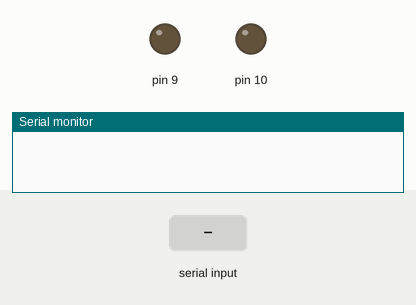
Simulated run of this sketch. Board: Arduino Uno, built with avr-gcc and run on an emulated ATmega328P. Shown: output pins drawn as LEDs (lit = HIGH), the last lines printed to the serial monitor. The inputs (shaded band) are chosen by the test bench.

Above: at 1.2 s.
1.3 s: "S" received over Serial
At 2.5 s:
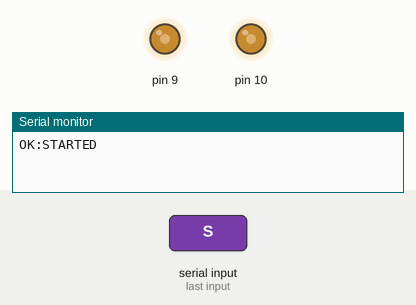
2.8 s: "X" received over Serial
At 3.8 s:
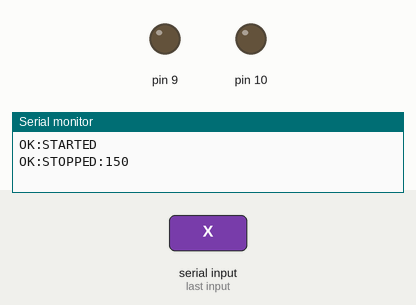
Timing chart, 0 to 5.8 s (numbered marks = the images above; inputs shaded):
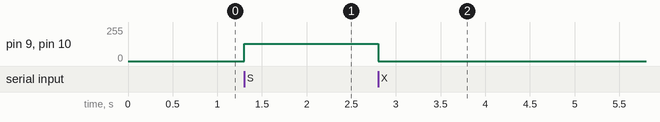

Measured:
- after the input at 1.3 s, pin 9, pin 10: 0/255 → 128/255 at once
- after the input at 2.8 s, pin 9, pin 10: 128/255 → 0/255 at once

The sketch:

spectrometer_laser_sync_optimized.ino
```cpp
/*
 * Dual-Channel Synchronized Trigger Generator - OPTIMIZED
 *
 * Hardware: Arduino Uno
 * Pin 9  (OC1A): Spectrometer trigger output
 * Pin 10 (OC1B): Laser driver trigger output
 *
 * Key Features:
 * - Fast PWM mode for predictable rising edges
 * - Offset measured between rising edges
 * - Both channels start LOW
 * - First pulse respects offset timing
 */

// Configuration
struct {
  uint32_t cycles;      // 0 = continuous
  uint16_t frequency;   // 1-1000 Hz
  uint8_t duty_spec;    // 0-100%
  uint8_t duty_laser;   // 0-100%
  int16_t offset_us;    // Signed offset in microseconds
} config = {0, 100, 50, 50, 0};  // Default values

// State
volatile bool running = false;
volatile uint32_t cycle_count = 0;

// Timer values (calculated from config)
uint16_t timer_top;
uint16_t spec_compare;
uint16_t laser_compare;

void setup() {
  Serial.begin(115200);
  pinMode(9, OUTPUT);
  pinMode(10, OUTPUT);
  digitalWrite(9, LOW);
  digitalWrite(10, LOW);

  // Pre-calculate timer values
  updateTimerValues();
}

void loop() {
  if (Serial.available() > 0) {
    char cmd = Serial.read();

    switch (cmd) {
      case 'S':  // Start
        start();
        Serial.println(F("OK:STARTED"));
        break;

      case 'X':  // Stop
        stop();
        Serial.print(F("OK:STOPPED:"));
        Serial.println(cycle_count);
        break;

      case 'Q':  // Query status
        printStatus();
        break;

      case 'P':  // Set all parameters
        if (readParameters()) {
          updateTimerValues();
          Serial.println(F("OK:PARAMS_SET"));
        }
        break;
    }

    // Flush remaining bytes
    delay(5);
    while (Serial.available()) Serial.read();
  }

  // Auto-stop when cycles complete
  if (running && config.cycles > 0 && cycle_count >= config.cycles) {
    stop();
    Serial.println(F("OK:CYCLES_COMPLETE"));
  }
}

// ============================================================================
// TIMER CONTROL
// ============================================================================

void updateTimerValues() {
  // Calculate TOP value for frequency
  // Fast PWM: f = F_CPU / (prescaler * (1 + TOP))
  timer_top = (16000000UL / (8UL * config.frequency)) - 1;

  // Calculate compare values for duty cycles
  // Compare match clears output (output is HIGH from 0 to compare)
  spec_compare = ((uint32_t)(timer_top + 1) * config.duty_spec) / 100;
  laser_compare = ((uint32_t)(timer_top + 1) * config.duty_laser) / 100;
}

volatile uint16_t laser_start_ticks = 0;
volatile uint16_t laser_end_ticks = 0;
volatile bool use_software_laser = false;

void start() {
  cycle_count = 0;
  running = true;

  TCCR1A = 0;
  TCCR1B = 0;
  TCNT1 = 0;

  digitalWrite(9, LOW);
  digitalWrite(10, LOW);

  ICR1 = timer_top;

  // Calculate offset in ticks (0.5μs per tick)
  int32_t offset_ticks = (int32_t)config.offset_us * 2;

  if (offset_ticks == 0) {
    // No offset - hardware PWM for both
    use_software_laser = false;
    OCR1A = spec_compare;
    OCR1B = laser_compare;
    TCCR1A = _BV(COM1A1) | _BV(COM1B1) | _BV(WGM11);

  } else {
    // Use software control for laser timing
    use_software_laser = true;
    OCR1A = spec_compare;  // Spec uses hardware PWM

    // Calculate when laser should toggle
    laser_start_ticks = (offset_ticks < 0) ? (timer_top + offset_ticks) : offset_ticks;
    laser_end_ticks = laser_start_ticks + laser_compare;

    // Wrap around if needed
    if (laser_start_ticks > timer_top) laser_start_ticks -= timer_top;
    if (laser_end_ticks > timer_top) laser_end_ticks -= timer_top;

    // Spec uses hardware, laser controlled in ISR
    TCCR1A = _BV(COM1A1) | _BV(WGM11);  // Only spec hardware PWM

    // Enable compare match interrupt for laser timing
    OCR1B = laser_start_ticks;
    TIMSK1 = _BV(TOIE1) | _BV(OCIE1B);  // Overflow + Compare B interrupt
  }

  TCCR1B = _BV(WGM13) | _BV(WGM12) | _BV(CS11);  // Fast PWM, prescaler=8
  if (!use_software_laser) {
    TIMSK1 = _BV(TOIE1);  // Only overflow for cycle count
  }
}

// Compare match B interrupt - toggle laser at precise time
ISR(TIMER1_COMPB_vect) {
  if (use_software_laser) {
    static bool laser_high = false;

    if (!laser_high) {
      // Rising edge
      digitalWrite(10, HIGH);
      OCR1B = laser_end_ticks;  // Set next interrupt for falling edge
      laser_high = true;
    } else {
      // Falling edge
      digitalWrite(10, LOW);
      OCR1B = laser_start_ticks;  // Set next interrupt for rising edge
      laser_high = false;
    }
  }
}

void stop() {
  running = false;

  // Stop timer
  TCCR1B = 0;
  TIMSK1 = 0;

  // Force outputs LOW
  TCCR1A = 0;
  digitalWrite(9, LOW);
  digitalWrite(10, LOW);
}

// Overflow interrupt - count cycles
ISR(TIMER1_OVF_vect) {
  if (running) {
    cycle_count++;
  }
}

// ============================================================================
// COMMUNICATION
// ============================================================================

bool readParameters() {
  // Wait for 10 bytes with timeout
  uint32_t start = millis();
  while (Serial.available() < 10) {
    if (millis() - start > 5000) {
      Serial.println(F("ERR:TIMEOUT"));
      return false;
    }
  }

  // Read parameters
  config.cycles = readUint32();
  config.frequency = readUint16();
  config.duty_spec = Serial.read();
  config.duty_laser = Serial.read();
  config.offset_us = (int16_t)readUint16();

  // Validate
  if (config.frequency < 1 || config.frequency > 1000 ||
      config.duty_spec > 100 || config.duty_laser > 100) {
    Serial.println(F("ERR:PARAM_RANGE"));
    return false;
  }

  return true;
}

void printStatus() {
  Serial.print(F("STATUS,"));
  Serial.print(running ? 1 : 0);
  Serial.print(',');
  Serial.print(cycle_count);
  Serial.print(',');
  Serial.print(config.frequency);
  Serial.print(',');
  Serial.print(config.duty_spec);
  Serial.print(',');
  Serial.print(config.duty_laser);
  Serial.print(',');
  Serial.println(config.offset_us);
}

uint32_t readUint32() {
  uint32_t val = Serial.read();
  val |= (uint32_t)Serial.read() << 8;
  val |= (uint32_t)Serial.read() << 16;
  val |= (uint32_t)Serial.read() << 24;
  return val;
}

uint16_t readUint16() {
  uint16_t val = Serial.read();
  val |= (uint16_t)Serial.read() << 8;
  return val;
}
```
